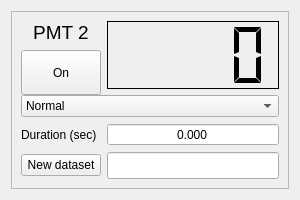
<?xml version="1.0" encoding="UTF-8"?>
<ui version="4.0">
    <class>Form</class>
    <widget class="QWidget" name="Form">
        <property name="geometry">
            <rect>
                <x>0</x>
                <y>0</y>
                <width>300</width>
                <height>200</height>
            </rect>
        </property>
        <property name="sizePolicy">
            <sizepolicy hsizetype="Preferred" vsizetype="Preferred">
                <horstretch>0</horstretch>
                <verstretch>0</verstretch>
            </sizepolicy>
        </property>
        <property name="minimumSize">
            <size>
                <width>300</width>
                <height>200</height>
            </size>
        </property>
        <property name="maximumSize">
            <size>
                <width>300</width>
                <height>200</height>
            </size>
        </property>
        <property name="windowTitle">
            <string>Secondary PMT</string>
        </property>
        <layout class="QGridLayout" name="gridLayout">
            <item row="0" column="1">
                <widget class="QFrame" name="frame">
                    <property name="minimumSize">
                        <size>
                            <width>198</width>
                            <height>119</height>
                        </size>
                    </property>
                    <property name="maximumSize">
                        <size>
                            <width>9999999</width>
                            <height>99999</height>
                        </size>
                    </property>
                    <property name="frameShape">
                        <enum>QFrame::StyledPanel</enum>
                    </property>
                    <property name="frameShadow">
                        <enum>QFrame::Raised</enum>
                    </property>
                    <layout class="QGridLayout" name="gridLayout_2">
                        <property name="sizeConstraint">
                            <enum>QLayout::SetDefaultConstraint</enum>
                        </property>
                        <item row="1" column="1" rowspan="2">
                            <widget class="QLCDNumber" name="lcdNumber">
                                <property name="sizePolicy">
                                    <sizepolicy hsizetype="Expanding" vsizetype="Expanding">
                                        <horstretch>0</horstretch>
                                        <verstretch>0</verstretch>
                                    </sizepolicy>
                                </property>
                                <property name="font">
                                    <font>
                                        <pointsize>12</pointsize>
                                    </font>
                                </property>
                                <property name="inputMethodHints">
                                    <set>Qt::ImhFormattedNumbersOnly</set>
                                </property>
                                <property name="frameShadow">
                                    <enum>QFrame::Plain</enum>
                                </property>
                                <property name="smallDecimalPoint">
                                    <bool>true</bool>
                                </property>
                                <property name="numDigits">
                                    <number>4</number>
                                </property>
                                <property name="segmentStyle">
                                    <enum>QLCDNumber::Flat</enum>
                                </property>
                                <property name="value" stdset="0">
                                    <double>0.000000000000000</double>
                                </property>
                            </widget>
                        </item>
                        <item row="2" column="0">
                            <widget class="QPushButton" name="pushButton">
                                <property name="sizePolicy">
                                    <sizepolicy hsizetype="Minimum" vsizetype="MinimumExpanding">
                                        <horstretch>0</horstretch>
                                        <verstretch>0</verstretch>
                                    </sizepolicy>
                                </property>
                                <property name="minimumSize">
                                    <size>
                                        <width>45</width>
                                        <height>45</height>
                                    </size>
                                </property>
                                <property name="text">
                                    <string>On</string>
                                </property>
                                <property name="checkable">
                                    <bool>true</bool>
                                </property>
                                <property name="default">
                                    <bool>false</bool>
                                </property>
                                <property name="flat">
                                    <bool>false</bool>
                                </property>
                            </widget>
                        </item>
                        <item row="4" column="0">
                            <widget class="QLabel" name="label_2">
                                <property name="text">
                                    <string>Duration (sec)</string>
                                </property>
                            </widget>
                        </item>
                        <item row="4" column="1">
                            <widget class="QDoubleSpinBox" name="doubleSpinBox">
                                <property name="sizePolicy">
                                    <sizepolicy hsizetype="Expanding" vsizetype="Fixed">
                                        <horstretch>0</horstretch>
                                        <verstretch>0</verstretch>
                                    </sizepolicy>
                                </property>
                                <property name="alignment">
                                    <set>Qt::AlignCenter</set>
                                </property>
                                <property name="buttonSymbols">
                                    <enum>QAbstractSpinBox::NoButtons</enum>
                                </property>
                                <property name="keyboardTracking">
                                    <bool>false</bool>
                                </property>
                                <property name="prefix">
                                    <string/>
                                </property>
                                <property name="suffix">
                                    <string/>
                                </property>
                                <property name="decimals">
                                    <number>3</number>
                                </property>
                                <property name="maximum">
                                    <double>1000.000000000000000</double>
                                </property>
                                <property name="singleStep">
                                    <double>0.010000000000000</double>
                                </property>
                            </widget>
                        </item>
                        <item row="5" column="0">
                            <widget class="QPushButton" name="newSet">
                                <property name="sizePolicy">
                                    <sizepolicy hsizetype="Fixed" vsizetype="Fixed">
                                        <horstretch>0</horstretch>
                                        <verstretch>0</verstretch>
                                    </sizepolicy>
                                </property>
                                <property name="minimumSize">
                                    <size>
                                        <width>50</width>
                                        <height>10</height>
                                    </size>
                                </property>
                                <property name="text">
                                    <string>New dataset</string>
                                </property>
                            </widget>
                        </item>
                        <item row="5" column="1">
                            <widget class="QLineEdit" name="lineEdit">
                                <property name="sizePolicy">
                                    <sizepolicy hsizetype="Expanding" vsizetype="Fixed">
                                        <horstretch>0</horstretch>
                                        <verstretch>0</verstretch>
                                    </sizepolicy>
                                </property>
                                <property name="font">
                                    <font>
                                        <pointsize>12</pointsize>
                                    </font>
                                </property>
                                <property name="alignment">
                                    <set>Qt::AlignCenter</set>
                                </property>
                            </widget>
                        </item>
                        <item row="1" column="0">
                            <widget class="QLabel" name="label">
                                <property name="font">
                                    <font>
                                        <pointsize>14</pointsize>
                                    </font>
                                </property>
                                <property name="text">
                                    <string>PMT 2</string>
                                </property>
                                <property name="alignment">
                                    <set>Qt::AlignCenter</set>
                                </property>
                            </widget>
                        </item>
                        <item row="3" column="0" colspan="2">
                            <widget class="QComboBox" name="comboBox">
                                <item>
                                    <property name="text">
                                        <string>Normal</string>
                                    </property>
                                </item>
                                <item>
                                    <property name="text">
                                        <string>Differential</string>
                                    </property>
                                </item>
                            </widget>
                        </item>
                    </layout>
                </widget>
            </item>
        </layout>
    </widget>
    <resources/>
    <connections/>
</ui>
